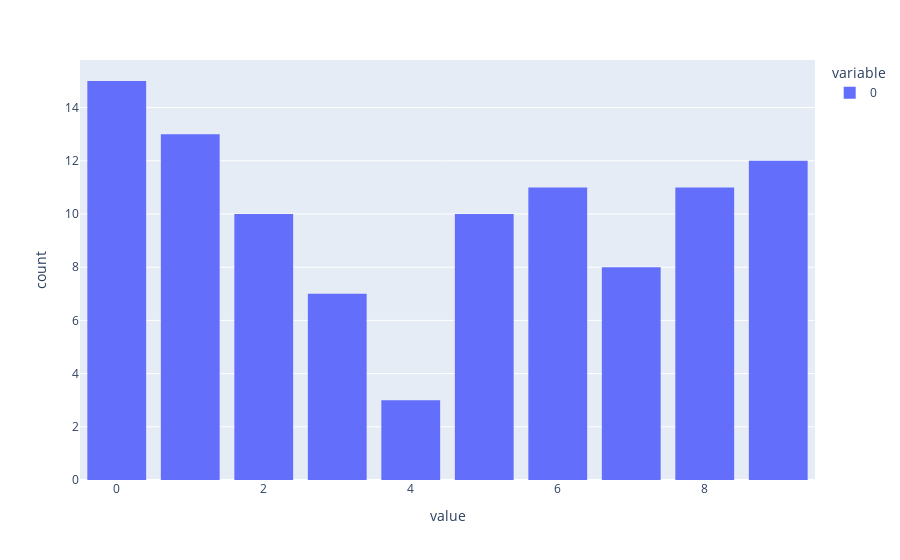

Here is the notebook cell this chart was saved with:
### Code cell
fig = px.histogram(agent_tasks)
fig.update_layout(bargap=0.2)
fig.show()

### Figure 1 — Plotly figure (JSON) as saved in the notebook; plotly's stock layout.template omitted (floating-point values rounded to 4 significant figures)
{"data": [{"alignmentgroup": "True", "bingroup": "x", "hovertemplate": "variable=0<br>value=%{x}<br>count=%{y}<extra></extra>", "legendgroup": "0", "marker": {"color": "#636efa", "pattern": {"shape": ""}}, "name": "0", "offsetgroup": "0", "orientation": "v", "showlegend": true, "type": "histogram", "x": [3, 2, 5, 2, 1, 5, 2, 2, 1, 3, 3, 6, 3, 0, 1, 3, 4, 0, 6, 0, 6, 6, 6, 7, 1, 0, 5, 1, 0, 8, 2, 8, 6, 2, 8, 6, 5, 9, 6, 9, 9, 5, 0, 1, 0, 9, 9, 2, 1, 8, 8, 7, 8, 5, 2, 5, 0, 4, 5, 5, 4, 8, 6, 9, 7, 0, 9, 1, 3, 1, 8, 9, 0, 2, 9, 0, 1, 6, 9, 7, 1, 8, 7, 8, 7, 0, 9, 0, 7, 2, 1, 7, 0, 0, 9, 5, 6, 3, 1, 8], "xaxis": "x", "yaxis": "y"}], "layout": {"bargap": 0.2, "barmode": "relative", "legend": {"title": {"text": "variable"}, "tracegroupgap": 0}, "margin": {"t": 60}, "xaxis": {"anchor": "y", "domain": [0, 1], "title": {"text": "value"}}, "yaxis": {"anchor": "x", "domain": [0, 1], "title": {"text": "count"}}}}
